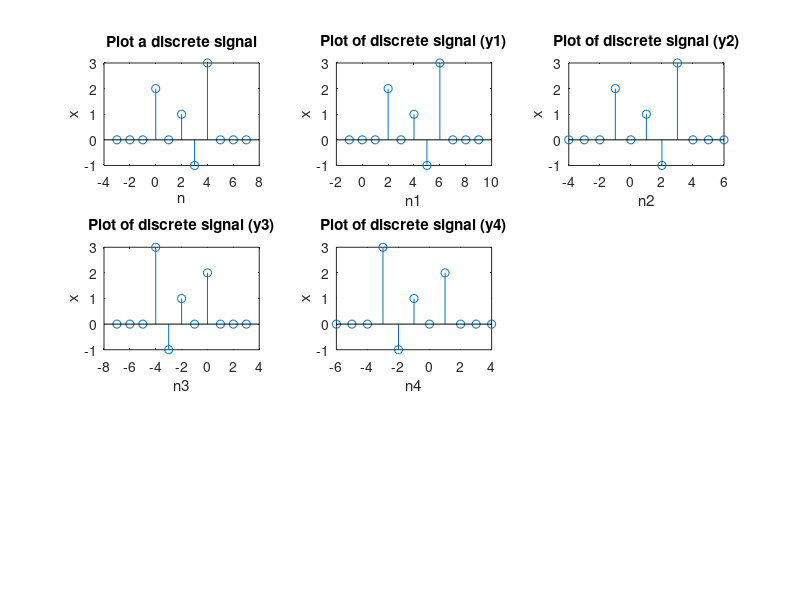

Write MATLAB code to recreate this figure.
% Ventrapragada Sai Shravani
% PRN: 17070123120
% EB-3
clc
clear all;
close all;
%% Question 1
n=-3:1:7;
x=[0 0 0 2 0 1 -1 3 0 0 0];
%% Question 2
n1=n+2;
n2=n-1;
n3=-n;
n4=-n+1;
%%
figure('name', 'Shravani_exp1');
subplot(331)
stem(n,x)
xlabel('n');
ylabel('x')
title('Plot a discrete signal');


subplot(332)
stem(n1,x)
xlabel('n1');
ylabel('x')
title('Plot of discrete signal (y1)');


subplot(333)
stem(n2,x)
xlabel('n2');
ylabel('x')
title('Plot of discrete signal (y2)');

subplot(334)
stem(n3,x)
xlabel('n3');
ylabel('x')
title('Plot of discrete signal (y3)');

subplot(335)
stem(n4,x)
xlabel('n4');
ylabel('x')
title('Plot of discrete signal (y4)');
%% Question 3
% y1 is delayed by 2
% y2 is advanced by 1.
% y3 is folded of the original signal.
% y4 is a version of y3 shifted by +1.
